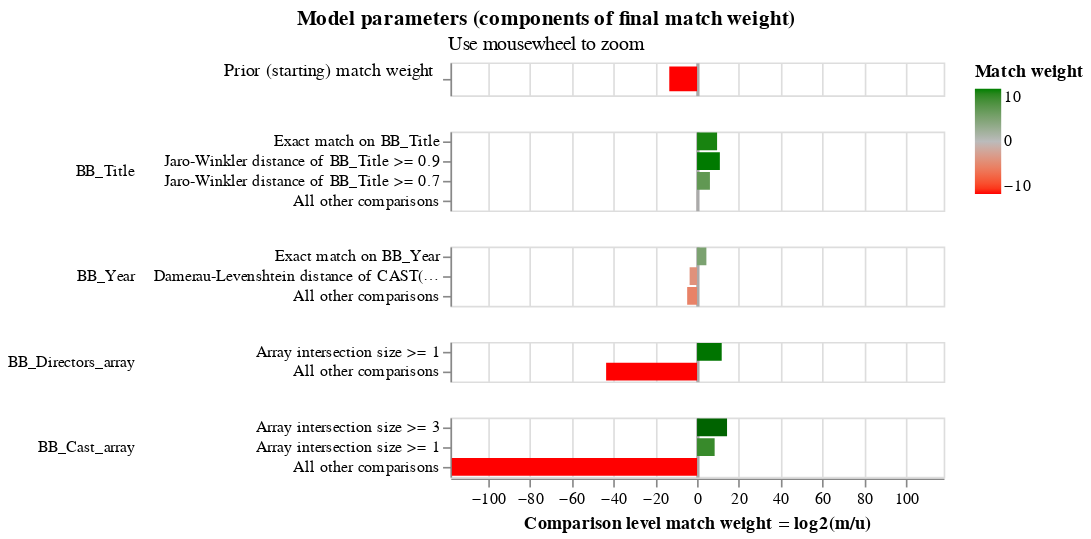
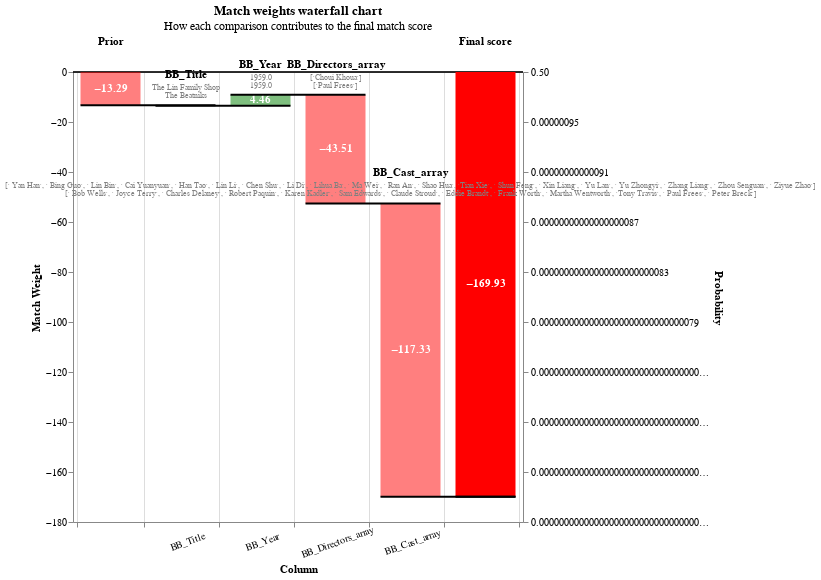

Notebook code for these charts, in order:
### Code cell
# ===================================================================================
# 7. VITRINE DE FERRAMENTAS DE VISUALIZAÇÃO E AVALIAÇÃO (NA AMOSTRA)
# ===================================================================================

# --- 7.1: Análise Visual dos Pesos do Modelo ---
print("--- Gráfico de Pesos de Correspondência (Match Weights) ---")
display(linker_modelo.visualisations.match_weights_chart())

# --- 7.2: Predição e Análise de Casos Específicos ---
print("\n--- Executando predição na amostra ---")
df_predict_amostra = linker_modelo.inference.predict()

print("\n--- Gráfico Waterfall: Dissecando as Predições ---")
records_para_analise = df_predict_amostra.as_record_dict(limit=3)

nome_tabela_predict = df_predict_amostra.physical_name
borderline_sql = f"SELECT * FROM {nome_tabela_predict} ORDER BY abs(match_weight) LIMIT 3"

# CORREÇÃO: Primeiro, obtemos o resultado como um DataFrame do pandas.
borderline_df = linker_modelo.misc.query_sql(borderline_sql, output_type="pandas")
# Em seguida, convertemos o DataFrame do pandas para o formato de lista de dicionários.
borderline_records = borderline_df.to_dict(orient="records")
records_para_analise.extend(borderline_records)

# Agora, o waterfall chart recebe a lista de dicionários no formato correto.
display(linker_modelo.visualisations.waterfall_chart(records_para_analise))

# --- 7.3: Dashboards Interativos ---
print("\n--- Gerando o Dashboard 'Comparison Viewer' ---")
linker_modelo.visualisations.comparison_viewer_dashboard(
    df_predict_amostra, "comparison_viewer.html", overwrite=True
)
print("Dashboard salvo em 'comparison_viewer.html'. Abra-o para uma análise interativa.")

# --- 7.4: Clusterização e Análise de Clusters ---
print("\n--- Clusterizando os resultados da amostra ---")
clusters_amostra = linker_modelo.clustering.cluster_pairwise_predictions_at_threshold(df_predict_amostra, 0.9)

print("\n--- Gerando o Dashboard 'Cluster Studio' ---")
linker_modelo.visualisations.cluster_studio_dashboard(
    df_predict_amostra, clusters_amostra, "cluster_studio.html", overwrite=True
)
print("Dashboard salvo em 'cluster_studio.html'.")
